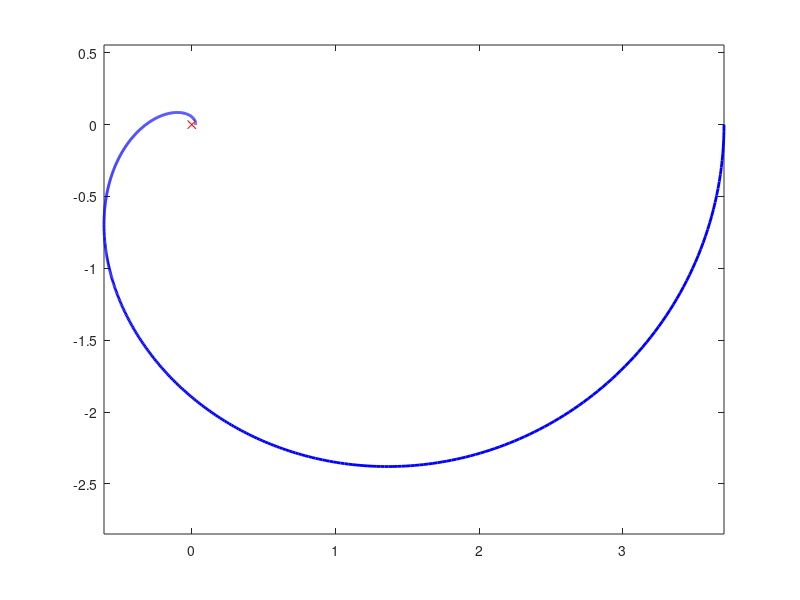

Here is the MATLAB script that generated this plot: (Note: this script raises an error after producing the figure.)
clear all;close all;
alpha = [0:0.001:pi];
angle = [0:0.001:2*pi];
z = exp(-i*alpha);
G=0.1*z.^2./((1-0.1*z).*(1-0.7*z).*(1-0.9*z));
neg_imag_G = [];
account = 1;
figure(1);
plot(real(G),imag(G),'b','LineWidth',2);axis equal;
hold on;
plot(0,0,'rx');
x = inline('imag(0.1*exp(-2*i*w)/((1-0.1*exp(-i*w))*(1-0.7*exp(-i*w))*(1-0.9*exp(-i*w))))','w');
w = fzero(x,0.5);
nag_z = real(0.1*exp(-2*i*w)/((1-0.1*exp(-i*w))*(1-0.7*exp(-i*w))*(1-0.9*exp(-i*w))));
hold on;
plot(nag_z,0,'ro');
K_max = abs(1/nag_z);
G_closed=0.1*z.^5./(1-1.7*z+0.79*z.^2-0.063*z.^3);
B = [1 -1.7 0.79 -0.063];
roots = roots(B);
for k = 1:size(roots)
    hold on;
    plot(real(roots(k)),imag(roots(k)),'ro');
end
hold on;
rtemp=1;% radius
xplot=0 + rtemp * cos(angle);
yplot=0 + rtemp * sin(angle);
plot(xplot,yplot,'g');
hold off;
zero_p=[0 0 0 0 0 0.1];
pole_p=[1 -1.7 0.79 -0.063 0 0.1035];
figure(2),[z_p,p_p,l_p]=zplane(zero_p,pole_p);
sys = tf(zero_p,pole_p,-1);
figure(3),plot(impulse(sys));
axis([0 100 -0.3 0.3]);
